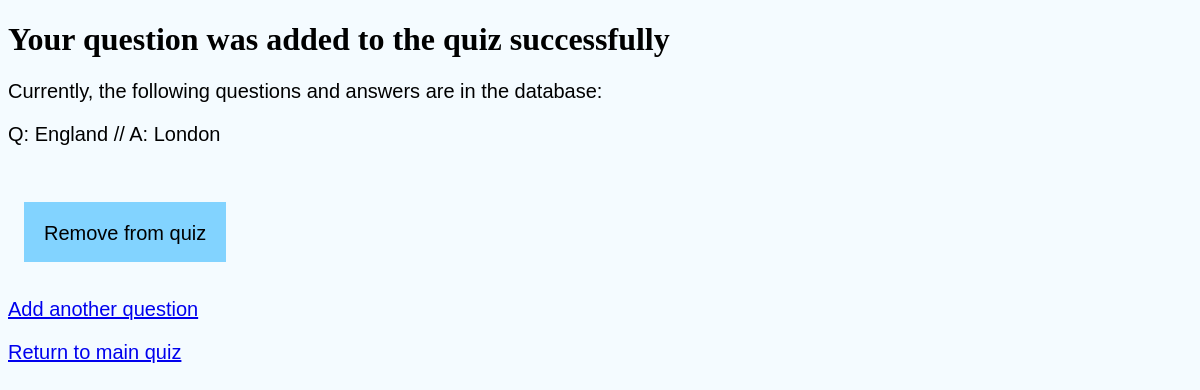
Page /success on the earlier database version.
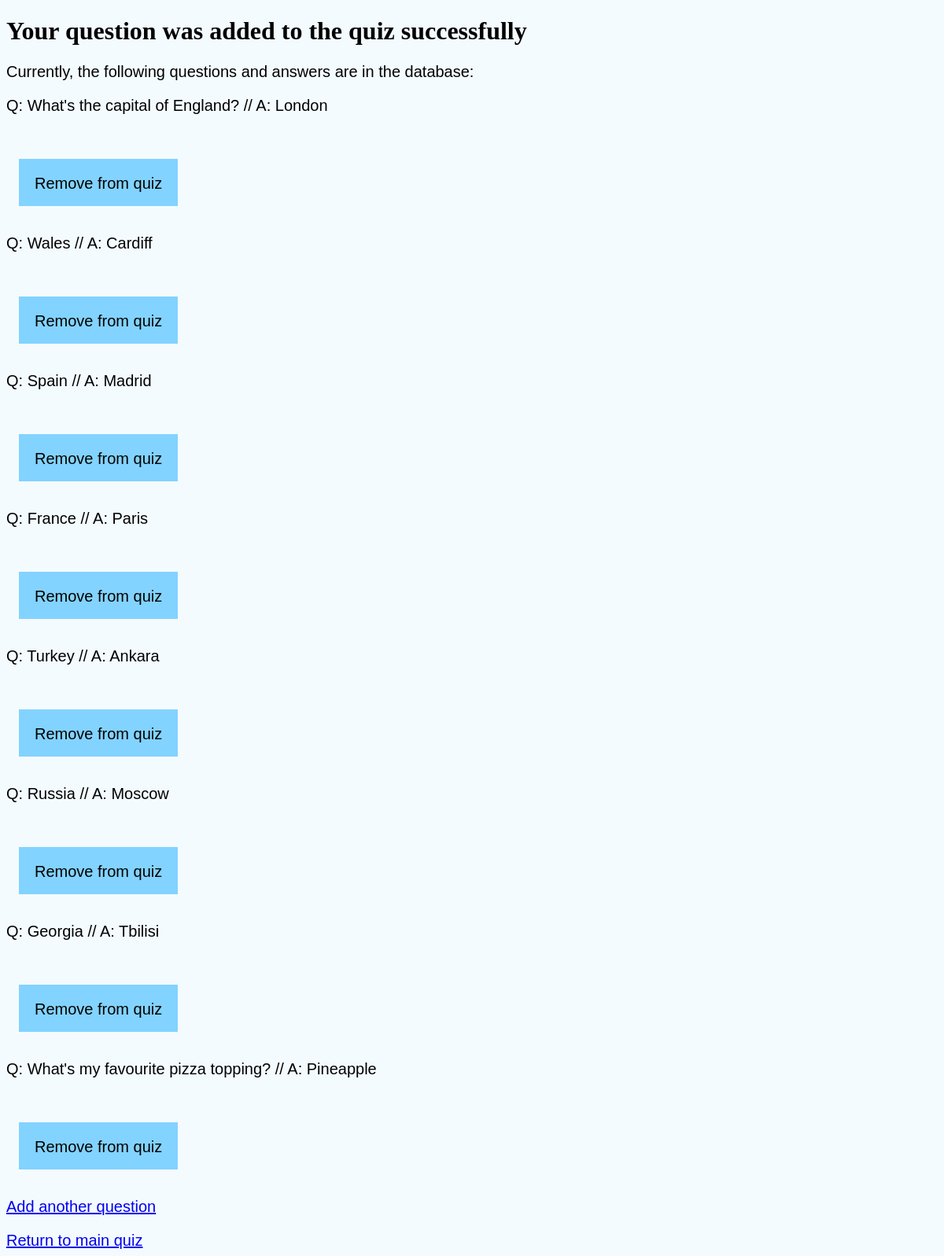
Same page on the later database version.
### app/models.py (models this page shows, shortened)
class Question(db.Model):
    id = db.Column(db.Integer, primary_key=True)
    question = db.Column(db.String(120), index=True, unique=False)
    answer = db.Column(db.String(120), index=True, unique=False)

### app/routes.py (the view)
@app.route("/success", methods=["GET"])
def success():
	questions = Question.query.all()
	return render_template("success.html", questions=questions)

### app/templates/success.html (shortened to what this page needs)
{% extends "base.html" %}
{% block body %}
	<h1>Your question was added to the quiz successfully</h1>
	<p>Currently, the following questions and answers are in the database:</p>
	{% for question in questions %}
		<p>Q: {{ question.question }} // A: {{ question.answer }}</p>
		<form method="POST" action="./delete">
			<input type="submit" value="Remove from quiz">
		</form>
	{% endfor %}
	<p><a href="/edit">Add another question</a></p>
	<p><a href="/">Return to main quiz</a></p>
{% endblock %}

### app/templates/base.html (shortened to what this page needs)
<!DOCTYPE html>
<html>
<head>
	<link rel="stylesheet" href="{{ url_for('static', filename='css/main.css') }}"/>
</head>
<body>
	{% block body %}{% endblock %}
</body>
</html>

### app/static/css/main.css (style rules this page uses)
body { align-items: center; background-color: #F4FBFF; }
form { padding: 1em; }
p { font-family: Nunito, sans-serif; margin-bottom: 0px; font-size: 1.25em; }
input[type="submit"], textarea { background-color: #82D3FF; border: none; padding: 1em; height: 3em; margin-top: 2em; font-family: Nunito, sans-serif; font-size: 1.25em; }

Differences in the rows shown:
removed Question: question "England", answer "London"
added Question: question "What's the capital of England?", answer "London"
added Question: question "Wales", answer "Cardiff"
added Question: question "Spain", answer "Madrid"
added Question: question "France", answer "Paris"
added Question: question "Turkey", answer "Ankara"
added Question: question "Russia", answer "Moscow"
added Question: question "Georgia", answer "Tbilisi"
added Question: question "What's my favourite pizza topping?", answer "Pineapple"
